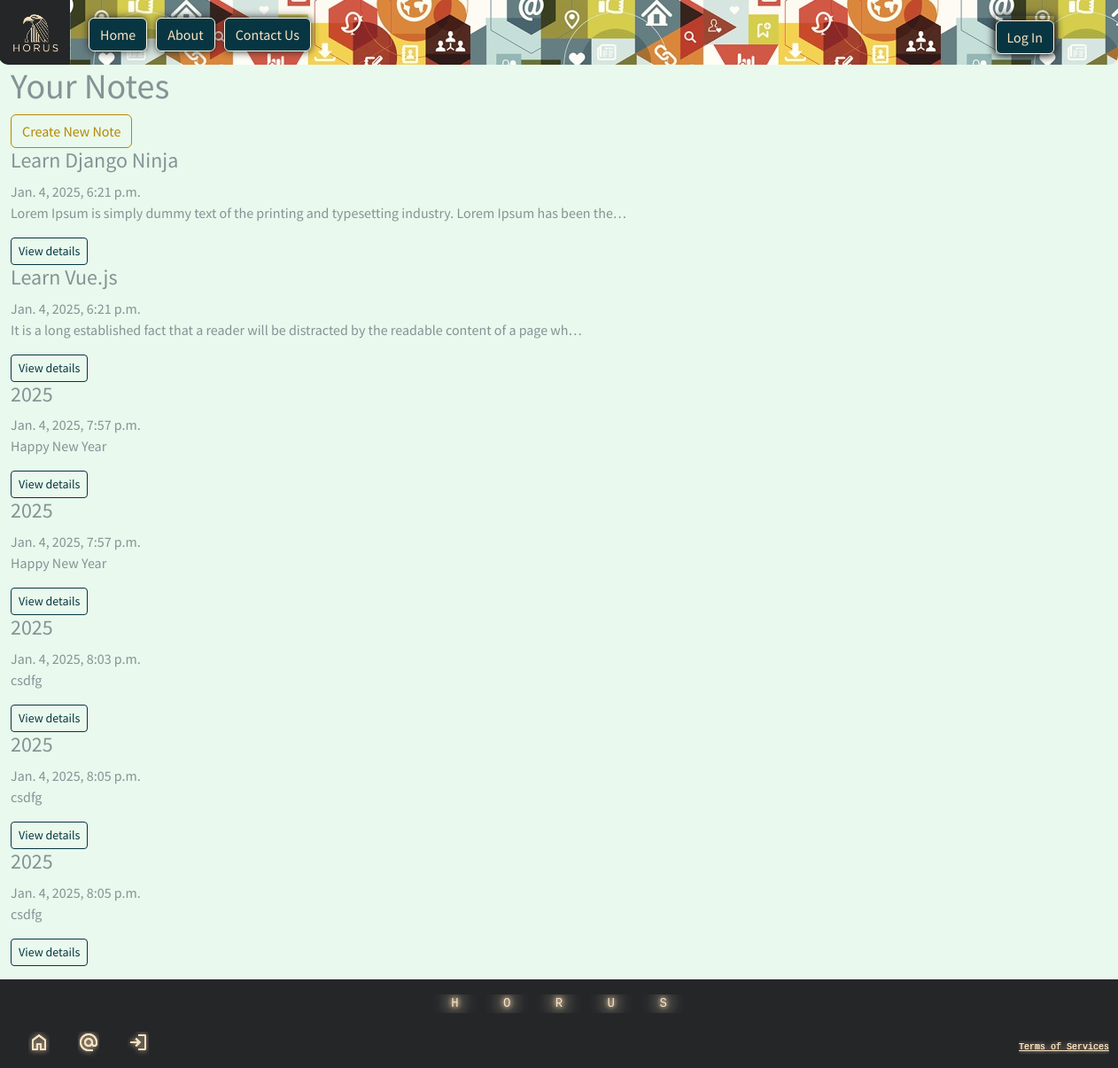
The page /notes/list/ on the database its author committed.
### notes/models.py (models this page shows, shortened)
class Note(models.Model):
    title = models.CharField(max_length=80)
    text = models.TextField()
    created_on = models.DateTimeField(auto_now_add=True)

### notes/views.py (the view)
# urls.py: path("list/", ListNoteView.as_view(), name= "list_note"),
class ListNoteView(ListView):
    template_name = "notes/list_note.html"
    model = Note

### templates/notes/list_note.html
{% extends 'base.html' %}
{% load static %}
{% block css %}
<link rel="stylesheet" href="{% static 'css/notes' %}">
{% endblock css %}
{% block content %}
<div class="list-note">
    <div class="head">
        <h1>Your Notes</h1>
        <a href="{% url 'create_note' %}" class="btn btn-outline-primary">Create New Note</a>
    </div>
    {% for note in note_list %}
    <div class="note">
        <h4>{{note.title}}</h4>
        <label for="">{{note.created_on}}</label>
        <p>{{note.text|truncatechars:100}}</p>
        <a href="" class="btn btn-sm btn-outline-dark">View details</a>
    </div>
    {% endfor %}
</div>
{% endblock content %}

### static/css/base.css (style rules this page uses)
:root { --primary-color-1: rgb(110, 197, 183); --primary-color-2: rgb(31, 187, 161); --secondary-color-1: rgba(153, 227, 171, 0.208); --secondary-color-2: rgba(0, 0, 0, 0.733); --text-color-1: rgb(175, 242, 239); --text-color-2: rgb(31, 187, 161); --text-color-3: rgba(0, 139, 139, 0.959); --text-color-4: rgb(44, 45, 45); --text-color-5: rgba(0, 62, 72, 0.729); --text-color-6: rgb(0, 63, 72); --bk-color-1: rgb(37, 38, 40); --bk-color-2: rgb(250, 226, 192); --bk-color-3: rgba(54, 54, 54); --bk-color-4: rgba(250, 226, 192, 0.653); --bk-color-5: rgb(245, 246, 248); }
html, body { padding: 0; margin: 0; min-height: 100vh; }
body { background-color: var(--secondary-color-1); }
a { color: var(--bk-color-2); }

### rows shown on the page
Note: title "Learn Django Ninja", created_on "Jan. 4, 2025, 6:21 p.m.", text "Lorem Ipsum is simply dummy text of the printing and typesetting industry. Lorem Ipsum has been the…"
Note: title "Learn Vue.js", created_on "Jan. 4, 2025, 6:21 p.m.", text "It is a long established fact that a reader will be distracted by the readable content of a page wh…"
Note: title "2025", created_on "Jan. 4, 2025, 7:57 p.m.", text "Happy New Year"
Note: title "2025", created_on "Jan. 4, 2025, 7:57 p.m.", text "Happy New Year"
Note: title "2025", created_on "Jan. 4, 2025, 8:03 p.m.", text "csdfg"
Note: title "2025", created_on "Jan. 4, 2025, 8:05 p.m.", text "csdfg"
Note: title "2025", created_on "Jan. 4, 2025, 8:05 p.m.", text "csdfg"
